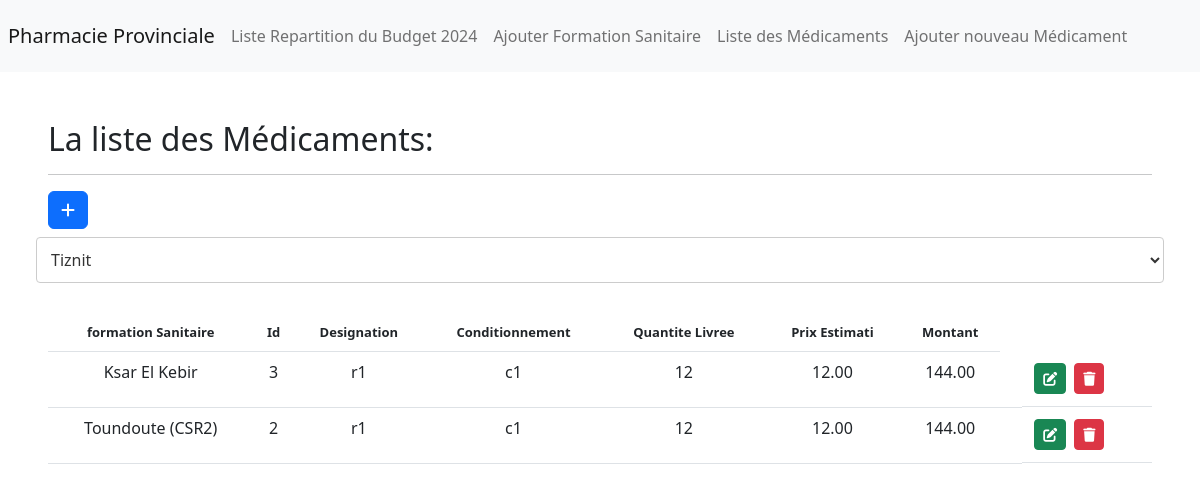
The page / on the database its author committed.
### tables this page shows
CREATE TABLE `medicament` (
  `id` int NOT NULL,
  `ref_med` varchar(255) NOT NULL,
  `Conditionnement` varchar(255) NOT NULL,
  `Prix_Estimati` decimal(10,2) NOT NULL,
  `Quantite_Livree` int NOT NULL,
  `montant` decimal(10,2) NOT NULL,
  `formation_sanitaire` varchar(255) NOT NULL
);

### controller/medicament_controller.php (called while the page is built, shortened)
<?php
require_once 'model/medicament_model.php';
function medIndexAction()
{
    $medicaments = getMedicaments();
    require_once 'views/medicament_view/liste_medicament.php';
}
?>

### index.php (called while the page is built, shortened)
<?php
require_once 'controller/medicament_controller.php';
medIndexAction();

### model/medicament_model.php (called while the page is built, shortened)
<?php
function getMedicaments()
{
    $pdo = database_connection();
    return $pdo->query('SELECT * FROM medicament  ORDER BY id DESC')->fetchAll(PDO::FETCH_OBJ);
}
?>

### views/medicament_view/liste_medicament.php (the view, shortened to what this page needs)
<?php
$title = "La liste des Médicaments: ";
?>
        <a href="index.php?action=createMed" class="btn btn-primary mb-2"> <i class="fa-solid fa-plus"></i></a>
        <form action="index.php?action=storemed" method="post" class="row">
                <select class="custom-select mb-4" name="formation_sanitaire" id="formationSanitaire" require  onchange="filterTable(this.value)">
                    <option value="Tiznit">Tiznit</option>
                </select>
        </form>
    <table class="table  table-hover" >
        <thead>
        <tr>
            <th>formation Sanitaire</th>
            <th>Id</th>
            <th>Designation </th>
            <th>Conditionnement </th>
            <th>Quantite Livree</th>
            <th>Prix Estimati </th>
            <th>Montant</th>
        </tr>
        </thead>
        <tbody id="medicaments-table">
        <?php foreach ($medicaments as $med): ?>
            <tr>
                <td><?= $med->formation_sanitaire ?></td>
                <td><?= $med->id ?></td>
                <td><?= $med->ref_med ?></td>
                <td><?= $med->Conditionnement ?></td>
                <td><?= $med->Quantite_Livree ?></td>
                <td><?= $med->Prix_Estimati ?></td>
                <td><?= $med->montant ?></td>
                <td></td>
                <td>
                    <a href="index.php?action=editmed&id=<?php echo $med->id?>" class="btn btn-success btn-sm m-1 "><i class="fa-solid fa-pen-to-square"></i></a>
                    <a href="index.php?action=deletemed&id=<?php echo $med->id?>" class="btn btn-danger btn-sm m-1"><i class="fa-solid fa-trash"></i></a>
                </td>
            </tr>
        <?php endforeach; ?>
        </tbody>
    </table>
<?php $content = ob_get_clean(); ?>
<?php include_once 'views/layout.php'; ?>

### views/layout.php (shortened to what this page needs)
<!doctype html>
<html lang="en">
<head>
    <link href="https://cdn.jsdelivr.net/npm/bootstrap@5.2.3/dist/css/bootstrap.min.css" rel="stylesheet"
>
    <link rel="stylesheet" href="https://cdnjs.cloudflare.com/ajax/libs/font-awesome/6.3.0/css/all.min.css">
<link rel="stylesheet" href="views/include/style.css"></head>
<body>
<?php require_once 'include/nav.php'?>
<div class="m-5 mt-5 ">
    <h2><?= $title ?></h2>
    <hr>
    <?= $content ?>
</div>
</body>
</html>

### views/include/nav.php (shortened to what this page needs)
<nav class="navbar navbar-expand-lg navbar-light bg-light">
        <a class="navbar-brand m-2  href="#">Pharmacie Provinciale</a>
        <div class="collapse navbar-collapse" id="navbarNav">
            <ul class="navbar-nav">
                <li class="nav-item">
                    <a class="nav-link" href="index.php?action=list">Liste Repartition du Budget 2024</a>
                </li>
                <li class="nav-item">
                    <a class="nav-link" href="index.php?action=create">Ajouter Formation Sanitaire</a>
                </li>
                <li class="nav-item">
                    <a class="nav-link" href="index.php?action=listmed">Liste des Médicaments</a>
                </li>
                <li class="nav-item">
                    <a class="nav-link" href="index.php?action=createMed">Ajouter nouveau Médicament</a>
                </li>
            </ul>
        </div>
    </nav>

### views/layout.php (style rules this page uses)
.custom-select { width: 100%; padding: 10px; font-size: 16px; border: 1px solid #ccc; border-radius: 4px; background-color: #fff; color: #333; transition: border-color 0.3s ease, box-shadow 0.3s ease; }
tr td:last-child { display: flex; }
tr td,th { text-align: center; font-size: 16px; }
th { font-size: 13px; }

### rows shown on the page
medicament: formation_sanitaire "Ksar El Kebir", id "3", ref_med "r1", Conditionnement "c1", Quantite_Livree "12", Prix_Estimati "12.00", montant "144.00"
medicament: formation_sanitaire "Toundoute (CSR2)", id "2", ref_med "r1", Conditionnement "c1", Quantite_Livree "12", Prix_Estimati "12.00", montant "144.00"

### other values the page prints
$title "La liste des Médicaments:"
